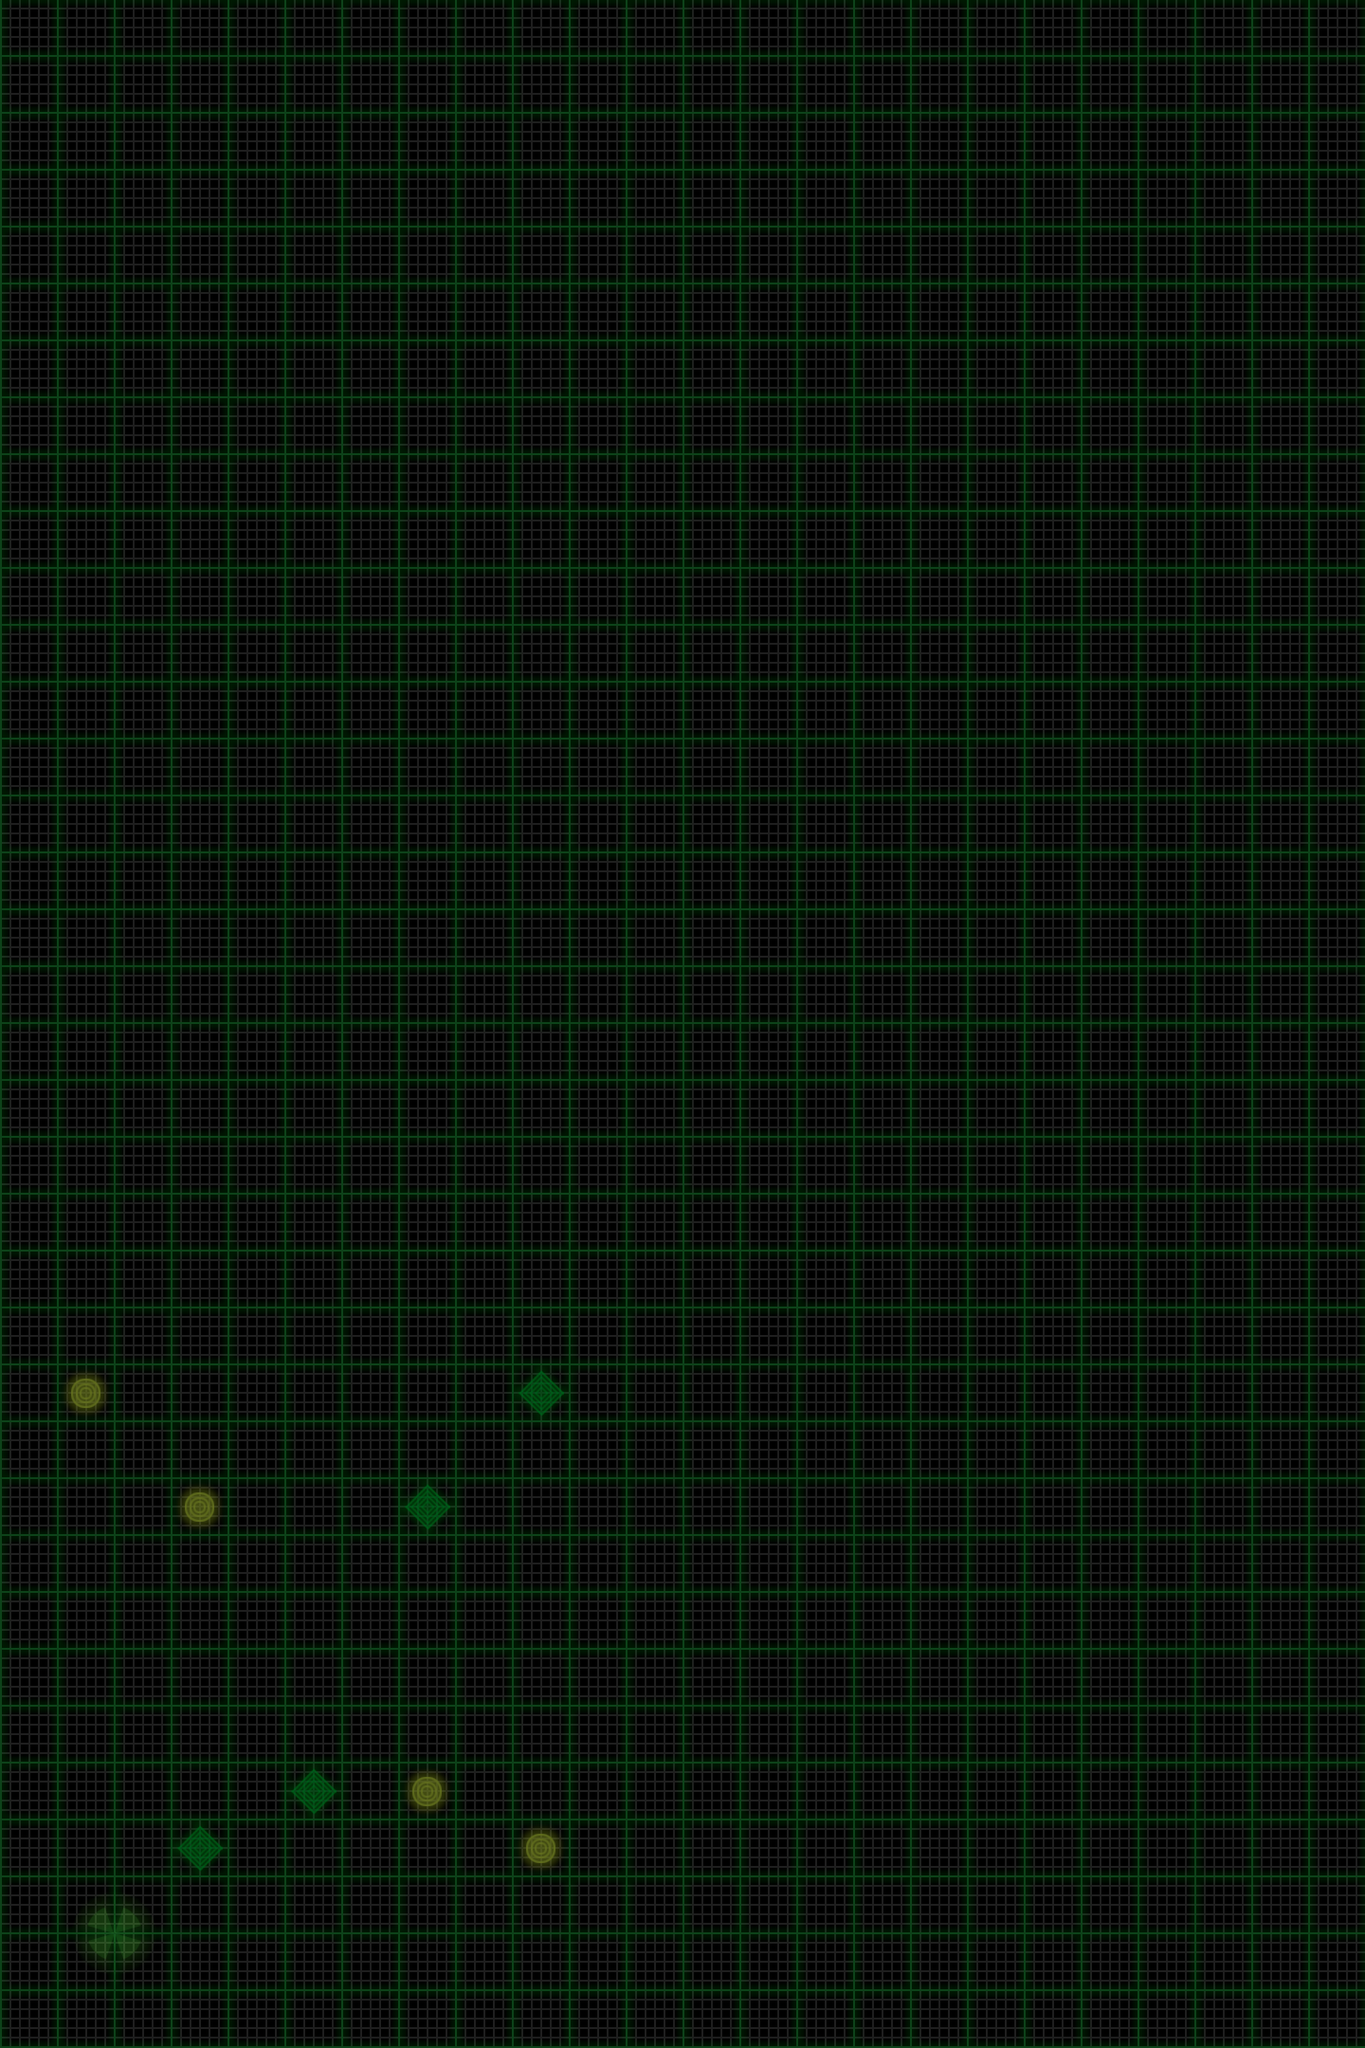

Below is a game level as drawn by its tile map, then a one-line description and the .tmx that defines it (tile-layer data replaced by summaries):
An orthogonal 24x36 tile map with 60x60 px tiles, 4 tile layers (map, terrain, items, sand), 2 tilesets and 1 object (startSite).

<map version="1.0" orientation="orthogonal" width="24" height="36" tilewidth="60" tileheight="60">
 <tileset firstgid="1" name="map" tilewidth="60" tileheight="60">
  <image source="map.png" />
  <tile id="0">
   <properties>
    <property name="mapID" value="empty" />
   </properties>
  </tile>
  <tile id="1">
   <properties>
    <property name="mapID" value="down-1" />
   </properties>
  </tile>
  <tile id="2">
   <properties>
    <property name="mapID" value="down-2" />
   </properties>
  </tile>
  <tile id="3">
   <properties>
    <property name="mapID" value="down-3" />
   </properties>
  </tile>
  <tile id="4">
   <properties>
    <property name="mapID" value="down-4" />
   </properties>
  </tile>
  <tile id="5">
   <properties>
    <property name="mapID" value="down-5" />
   </properties>
  </tile>
  <tile id="6">
   <properties>
    <property name="mapID" value="up-1" />
   </properties>
  </tile>
  <tile id="7">
   <properties>
    <property name="mapID" value="up-2" />
   </properties>
  </tile>
  <tile id="8">
   <properties>
    <property name="mapID" value="up-3" />
   </properties>
  </tile>
  <tile id="9">
   <properties>
    <property name="mapID" value="up-4" />
   </properties>
  </tile>
  <tile id="10">
   <properties>
    <property name="mapID" value="up-5" />
   </properties>
  </tile>
 </tileset>
 <tileset firstgid="17" name="items" tilewidth="60" tileheight="60">
  <image source="items.png" />
  <tile id="0">
   <properties>
    <property name="itemID" value="station" />
   </properties>
  </tile>
  <tile id="1">
   <properties>
    <property name="itemID" value="sensorSite" />
   </properties>
  </tile>
  <tile id="8">
   <properties>
    <property name="itemID" value="station" />
   </properties>
  </tile>
  <tile id="9">
   <properties>
    <property name="itemID" value="sensor" />
   </properties>
  </tile>
  <tile id="16">
   <properties>
    <property name="itemID" value="station" />
   </properties>
  </tile>
  <tile id="17">
   <properties>
    <property name="itemID" value="sample" />
   </properties>
  </tile>
  <tile id="24">
   <properties>
    <property name="itemID" value="station" />
   </properties>
  </tile>
 </tileset>
 <layer name="map" width="24" height="36">
  <data>[864 cells, 864 non-empty, 1 distinct tile ids]</data>
 </layer>
 <layer name="terrain" width="24" height="36">
  <data>[864 cells, 0 non-empty, 0 distinct tile ids]</data>
 </layer>
 <layer name="items" width="24" height="36">
  <data>[864 cells, 12 non-empty, 6 distinct tile ids]</data>
 </layer>
 <layer name="sand" width="24" height="36">
  <data>[864 cells, 0 non-empty, 0 distinct tile ids]</data>
 </layer>
 <objectgroup name="objects" width="24" height="36">
  <object name="startSite" x="90" y="2010">
   <properties>
    <property name="bearing" value="north" />
    <property name="energy" value="108" />
    <property name="expectedCodeScore" value="58" />
    <property name="sampleSites" value="4" />
    <property name="sensorSites" value="4" />
    <property name="zoom" value="out" />
   </properties>
  </object>
 </objectgroup>
</map>
